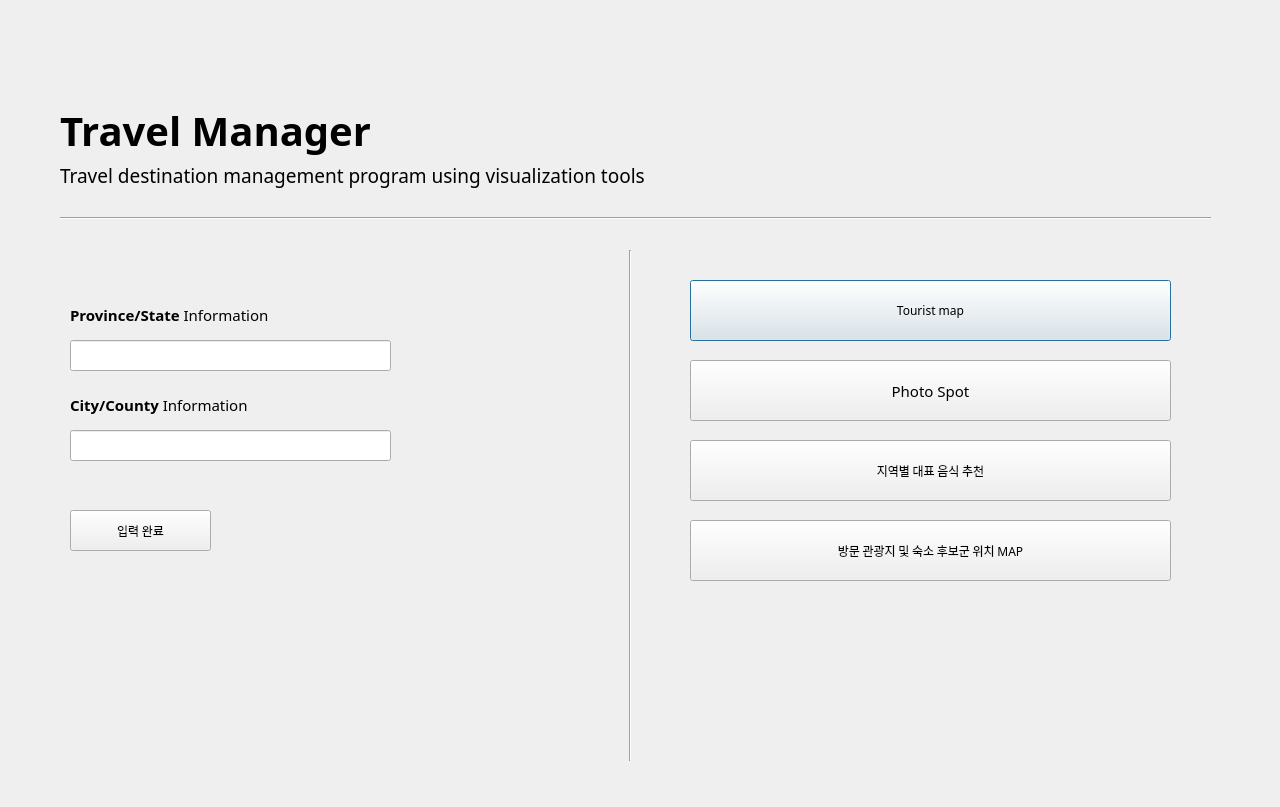
<?xml version="1.0" encoding="UTF-8"?>
<ui version="4.0">
 <class>TravelManger</class>
 <widget class="QDialog" name="TravelManger">
  <property name="geometry">
   <rect>
    <x>0</x>
    <y>0</y>
    <width>1280</width>
    <height>807</height>
   </rect>
  </property>
  <property name="windowTitle">
   <string>TravelManger</string>
  </property>
  <widget class="QLabel" name="Title">
   <property name="geometry">
    <rect>
     <x>60</x>
     <y>90</y>
     <width>381</width>
     <height>81</height>
    </rect>
   </property>
   <property name="font">
    <font>
     <family>나눔스퀘어 ExtraBold</family>
     <pointsize>30</pointsize>
     <weight>75</weight>
     <bold>true</bold>
    </font>
   </property>
   <property name="text">
    <string>Travel Manager</string>
   </property>
  </widget>
  <widget class="QPushButton" name="btn1">
   <property name="geometry">
    <rect>
     <x>690</x>
     <y>280</y>
     <width>481</width>
     <height>61</height>
    </rect>
   </property>
   <property name="font">
    <font>
     <family>나눔스퀘어</family>
     <weight>50</weight>
     <bold>false</bold>
    </font>
   </property>
   <property name="text">
    <string>Tourist map</string>
   </property>
  </widget>
  <widget class="QPushButton" name="btn2">
   <property name="geometry">
    <rect>
     <x>690</x>
     <y>360</y>
     <width>481</width>
     <height>61</height>
    </rect>
   </property>
   <property name="font">
    <font>
     <family>나눔스퀘어</family>
     <pointsize>11</pointsize>
    </font>
   </property>
   <property name="text">
    <string>Photo Spot</string>
   </property>
  </widget>
  <widget class="QPushButton" name="btn3">
   <property name="geometry">
    <rect>
     <x>690</x>
     <y>440</y>
     <width>481</width>
     <height>61</height>
    </rect>
   </property>
   <property name="font">
    <font>
     <family>나눔스퀘어</family>
    </font>
   </property>
   <property name="text">
    <string>지역별 대표 음식 추천</string>
   </property>
  </widget>
  <widget class="QPushButton" name="btn4">
   <property name="geometry">
    <rect>
     <x>690</x>
     <y>520</y>
     <width>481</width>
     <height>61</height>
    </rect>
   </property>
   <property name="font">
    <font>
     <family>나눔스퀘어</family>
    </font>
   </property>
   <property name="text">
    <string>방문 관광지 및 숙소 후보군 위치 MAP</string>
   </property>
  </widget>
  <widget class="QLabel" name="Title2">
   <property name="geometry">
    <rect>
     <x>60</x>
     <y>160</y>
     <width>711</width>
     <height>31</height>
    </rect>
   </property>
   <property name="font">
    <font>
     <family>나눔스퀘어</family>
     <pointsize>14</pointsize>
     <weight>50</weight>
     <bold>false</bold>
    </font>
   </property>
   <property name="text">
    <string>Travel destination management program using visualization tools</string>
   </property>
  </widget>
  <widget class="Line" name="line">
   <property name="geometry">
    <rect>
     <x>620</x>
     <y>250</y>
     <width>20</width>
     <height>511</height>
    </rect>
   </property>
   <property name="orientation">
    <enum>Qt::Vertical</enum>
   </property>
  </widget>
  <widget class="QLineEdit" name="sido_info">
   <property name="geometry">
    <rect>
     <x>70</x>
     <y>340</y>
     <width>321</width>
     <height>31</height>
    </rect>
   </property>
  </widget>
  <widget class="QLabel" name="Title2_3">
   <property name="geometry">
    <rect>
     <x>70</x>
     <y>390</y>
     <width>571</width>
     <height>31</height>
    </rect>
   </property>
   <property name="font">
    <font>
     <family>나눔스퀘어</family>
     <pointsize>11</pointsize>
     <weight>50</weight>
     <bold>false</bold>
    </font>
   </property>
   <property name="text">
    <string>&lt;html&gt;&lt;head/&gt;&lt;body&gt;&lt;p&gt;&lt;span style=&quot; font-weight:600;&quot;&gt;City/County&lt;/span&gt; Information&lt;/p&gt;&lt;/body&gt;&lt;/html&gt;</string>
   </property>
  </widget>
  <widget class="QLineEdit" name="gungu_info">
   <property name="geometry">
    <rect>
     <x>70</x>
     <y>430</y>
     <width>321</width>
     <height>31</height>
    </rect>
   </property>
  </widget>
  <widget class="QLabel" name="Title2_4">
   <property name="geometry">
    <rect>
     <x>70</x>
     <y>290</y>
     <width>281</width>
     <height>51</height>
    </rect>
   </property>
   <property name="font">
    <font>
     <family>나눔스퀘어</family>
     <pointsize>11</pointsize>
     <weight>50</weight>
     <bold>false</bold>
    </font>
   </property>
   <property name="text">
    <string>&lt;html&gt;&lt;head/&gt;&lt;body&gt;&lt;p&gt;&lt;span style=&quot; font-weight:600;&quot;&gt;Province/State&lt;/span&gt; Information&lt;/p&gt;&lt;/body&gt;&lt;/html&gt;</string>
   </property>
  </widget>
  <widget class="QPushButton" name="btnget">
   <property name="geometry">
    <rect>
     <x>70</x>
     <y>510</y>
     <width>141</width>
     <height>41</height>
    </rect>
   </property>
   <property name="font">
    <font>
     <family>나눔스퀘어</family>
    </font>
   </property>
   <property name="text">
    <string>입력 완료</string>
   </property>
  </widget>
  <widget class="Line" name="line_2">
   <property name="geometry">
    <rect>
     <x>60</x>
     <y>210</y>
     <width>1151</width>
     <height>16</height>
    </rect>
   </property>
   <property name="orientation">
    <enum>Qt::Horizontal</enum>
   </property>
  </widget>
 </widget>
 <resources/>
 <connections/>
</ui>
